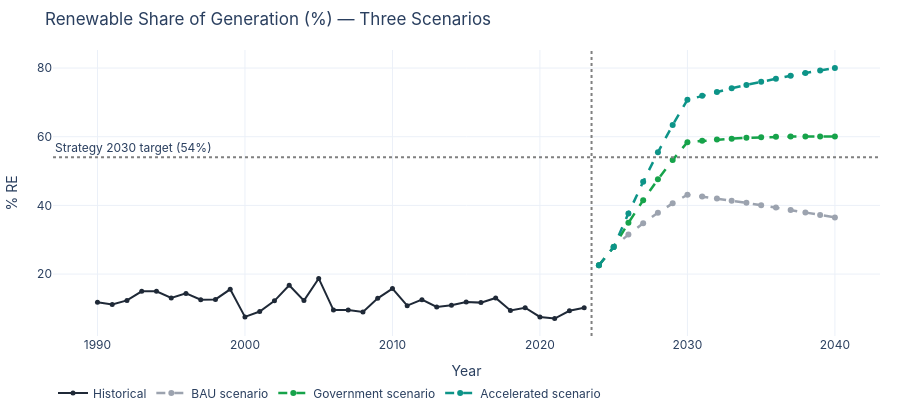

Here is the notebook cell this chart was saved with:
### Code cell
# ── RE share scenarios ──
fig = go.Figure()
re_hist = df_c[['year','re_penetration_pct']].dropna()
fig.add_trace(hist_line(re_hist, 'year','re_penetration_pct',
                         'Historical', COLORS['history']))
for sc in ['BAU','Government','Accelerated']:
    sd = scenarios_fc[scenarios_fc['scenario']==sc]
    fig.add_trace(go.Scatter(x=sd['year'], y=sd['re_share_pct'], name=f'{sc} scenario',
                              line=dict(color=COLORS[sc], width=2.5, dash='dash')))
fig.add_hline(y=54, line=dict(dash='dot', color='grey'),
              annotation_text='Strategy 2030 target (54%)', annotation_position='top left')
fig.add_vline(x=2023.5, line=dict(dash='dot', color='grey'))
fig.update_layout(title='Renewable Share of Generation (%) — Three Scenarios',
                  yaxis_title='% RE', xaxis_title='Year', hovermode='x unified')
fig_re = to_div(fig, 'overview-re', 420)
fig.show()

### Figure 1 — Plotly figure (JSON) as saved in the notebook; plotly's stock layout.template omitted (floating-point values rounded to 4 significant figures)
{"data": [{"line": {"color": "#1f2937", "width": 2}, "marker": {"size": 5}, "mode": "lines+markers", "name": "Historical", "type": "scatter", "x": [1990, 1991, 1992, 1993, 1994, 1995, 1996, 1997, 1998, 1999, 2000, 2001, 2002, 2003, 2004, 2005, 2006, 2007, 2008, 2009, 2010, 2011, 2012, 2013, 2014, 2015, 2016, 2017, 2018, 2019, 2020, 2021, 2022, 2023], "y": [11.8, 11.13, 12.34, 14.97, 14.97, 13.04, 14.37, 12.54, 12.61, 15.56, 7.528, 9.083, 12.2, 16.76, 12.27, 18.73, 9.519, 9.52, 8.937, 12.94, 15.76, 10.8, 12.54, 10.43, 10.89, 11.89, 11.68, 13.04, 9.376, 10.19, 7.517, 7.037, 9.316, 10.18]}, {"line": {"color": "#9ca3af", "dash": "dash", "width": 2.5}, "name": "BAU scenario", "type": "scatter", "x": [2024, 2025, 2026, 2027, 2028, 2029, 2030, 2031, 2032, 2033, 2034, 2035, 2036, 2037, 2038, 2039, 2040], "y": [22.58, 27.89, 31.49, 34.8, 37.83, 40.6, 43.1, 42.57, 41.99, 41.38, 40.74, 40.07, 39.38, 38.68, 37.95, 37.22, 36.48]}, {"line": {"color": "#16a34a", "dash": "dash", "width": 2.5}, "name": "Government scenario", "type": "scatter", "x": [2024, 2025, 2026, 2027, 2028, 2029, 2030, 2031, 2032, 2033, 2034, 2035, 2036, 2037, 2038, 2039, 2040], "y": [22.58, 27.89, 34.91, 41.49, 47.59, 53.23, 58.42, 58.82, 59.16, 59.44, 59.67, 59.84, 59.97, 60.05, 60.08, 60.08, 60.03]}, {"line": {"color": "#0d9488", "dash": "dash", "width": 2.5}, "name": "Accelerated scenario", "type": "scatter", "x": [2024, 2025, 2026, 2027, 2028, 2029, 2030, 2031, 2032, 2033, 2034, 2035, 2036, 2037, 2038, 2039, 2040], "y": [22.58, 27.89, 37.67, 46.87, 55.46, 63.41, 70.75, 71.93, 73.04, 74.09, 75.09, 76.03, 76.92, 77.76, 78.56, 79.3, 80.0]}], "layout": {"annotations": [{"showarrow": false, "text": "Strategy 2030 target (54%)", "x": 0, "xanchor": "left", "xref": "x domain", "y": 54, "yanchor": "bottom", "yref": "y"}], "font": {"family": "-apple-system, system-ui, sans-serif", "size": 12}, "height": 420, "hovermode": "x unified", "legend": {"orientation": "h", "x": 0, "xanchor": "left", "y": -0.25, "yanchor": "bottom"}, "margin": {"b": 40, "l": 50, "r": 20, "t": 50}, "shapes": [{"line": {"color": "grey", "dash": "dot"}, "type": "line", "x0": 0, "x1": 1, "xref": "x domain", "y0": 54, "y1": 54, "yref": "y"}, {"line": {"color": "grey", "dash": "dot"}, "type": "line", "x0": 2024.0, "x1": 2024.0, "xref": "x", "y0": 0, "y1": 1, "yref": "y domain"}], "title": {"text": "Renewable Share of Generation (%) — Three Scenarios"}, "xaxis": {"title": {"text": "Year"}}, "yaxis": {"title": {"text": "% RE"}}}}
